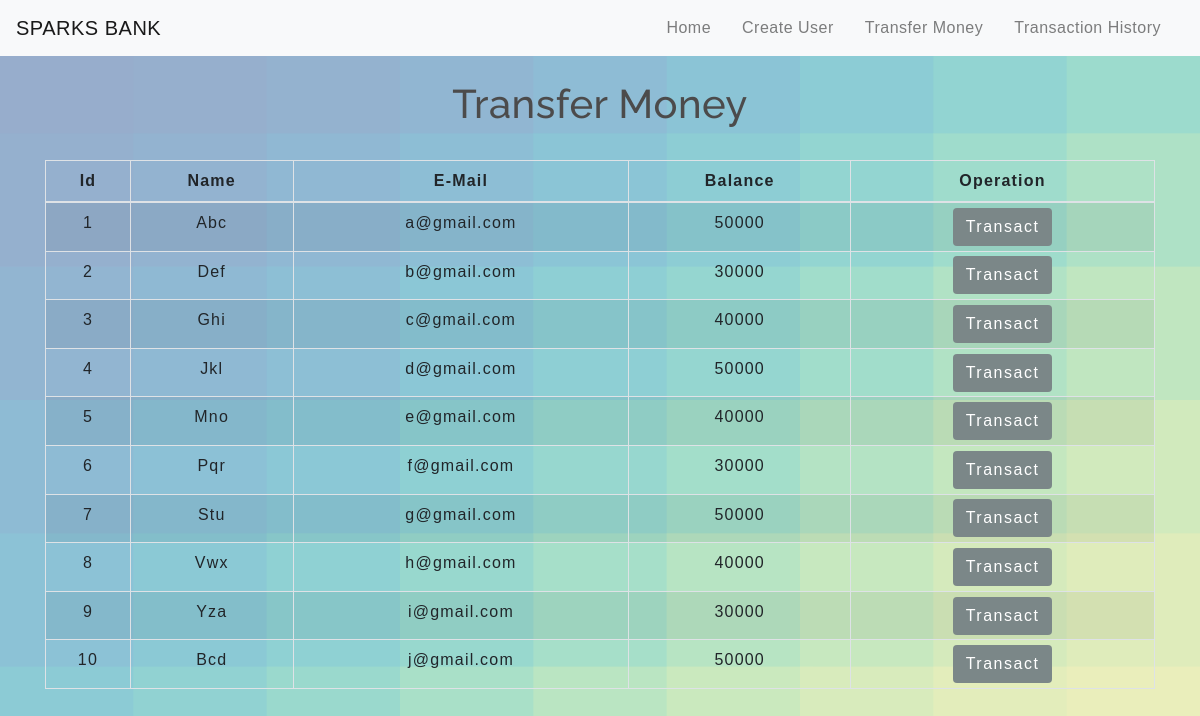
The app's page /transfermoney.php with its own data.
### tables this page shows
CREATE TABLE `users` (
  `id` int(3) NOT NULL,
  `name` text NOT NULL,
  `email` varchar(30) NOT NULL,
  `balance` int(8) NOT NULL
);

### transfermoney.php (the view, shortened to what this page needs)
<!DOCTYPE html>
<html lang="en">
<head>
    <link rel="stylesheet" href="https://maxcdn.bootstrapcdn.com/bootstrap/4.0.0/css/bootstrap.min.css">
    <link rel="stylesheet" type="text/css" href="css/table.css">
    <link rel="stylesheet" type="text/css" href="css/style.css">
    <link rel="stylesheet" type="text/css" href="css/navbar.css">
</head>
<body class="body-bg">
<?php
    include 'config.php';
    $sql = "SELECT * FROM users";
    $result = mysqli_query($conn,$sql);
?>
<?php
  include 'navbar.php';
?>
<div class="container">
        <h2 class="text-center pt-4">Transfer Money</h2>
        <br>
            <div class="row">
                <div class="col">
                    <div class="table-responsive-sm">
                    <table class="table table-hover table-sm table-striped table-condensed table-bordered">
                        <thead>
                            <tr>
                            <th scope="col" class="text-center py-2">Id</th>
                            <th scope="col" class="text-center py-2">Name</th>
                            <th scope="col" class="text-center py-2">E-Mail</th>
                            <th scope="col" class="text-center py-2">Balance</th>
                            <th scope="col" class="text-center py-2">Operation</th>
                            </tr>
                        </thead>
                        <tbody>
                <?php
                    while($rows=mysqli_fetch_assoc($result)){
                ?>
                    <tr>
                        <td class="py-2"><?php echo $rows['id'] ?></td>
                        <td class="py-2"><?php echo $rows['name']?></td>
                        <td class="py-2"><?php echo $rows['email']?></td>
                        <td class="py-2"><?php echo $rows['balance']?></td>
                        <td><a href="selecteduserdetail.php?id= <?php echo $rows['id'] ;?>"> <button type="button" class="btn">Transact</button></a></td>
                    </tr>
                <?php
                    }
                ?>
                        </tbody>
                    </table>
                    </div>
                </div>
            </div>
         </div>
</body>
</html>

### navbar.php (shortened to what this page needs)
<nav class="navbar navbar-expand-md navbar-light bg-light">
<a class="navbar-brand" href="index.php">SPARKS BANK</a>
<div class="collapse navbar-collapse" id="collapsibleNavbar">
      <ul class="navbar-nav ml-auto">
        <li class="nav-item">
          <a class="nav-link" href="index.php">Home</a>
        </li>
        <li class="nav-item">
          <a class="nav-link" href="createuser.php">Create User</a>
        </li>
        <li class="nav-item">
          <a class="nav-link" href="transfermoney.php">Transfer Money</a>
        </li>
        <li class="nav-item">
          <a class="nav-link" href="transactionhistory.php">Transaction History</a>
        </li>
    </div>
 </nav>

### css/table.css (style rules this page uses)
* { padding: 0; margin: 0; box-sizing: border-box; font-family: sans-serif; }
h2 { font-size: 40px; }
table { letter-spacing: 1.2px; }
td { text-align: center; }
button { border:none; background: #d9d9d9; transition: 1s; }

### css/style.css (style rules this page uses)
* { padding: 0; margin: 0; box-sizing: border-box; font-family: sans-serif; }
.body-bg { background-color: #97adcc; background-attachment: fixed; background-size: cover; }
button { border:none; border-radius: 8px; padding: 10px; background:#7B8788; color:white; letter-spacing: 1.5px; font-size: 15px; transition: 0.5s; }

### css/navbar.css (style rules this page uses)
.nav-link { margin-right: 15px; color:#2F363F; letter-spacing: 0.5px; transition: 0.5s; }
.navbar-brand { color: #4C4B4B; letter-spacing: 0.5px; }
h2 { color: #4C4B4B; letter-spacing: 0.5px; font-family: raleway; }

### transfermoney.php (style rules this page uses)
button { transition: 1.5s; }

### records on screen
users: id "1", name "Abc", email "a@gmail.com", balance "50000"
users: id "2", name "Def", email "b@gmail.com", balance "30000"
users: id "3", name "Ghi", email "c@gmail.com", balance "40000"
users: id "4", name "Jkl", email "d@gmail.com", balance "50000"
users: id "5", name "Mno", email "e@gmail.com", balance "40000"
users: id "6", name "Pqr", email "f@gmail.com", balance "30000"
users: id "7", name "Stu", email "g@gmail.com", balance "50000"
users: id "8", name "Vwx", email "h@gmail.com", balance "40000"
users: id "9", name "Yza", email "i@gmail.com", balance "30000"
users: id "10", name "Bcd", email "j@gmail.com", balance "50000"
